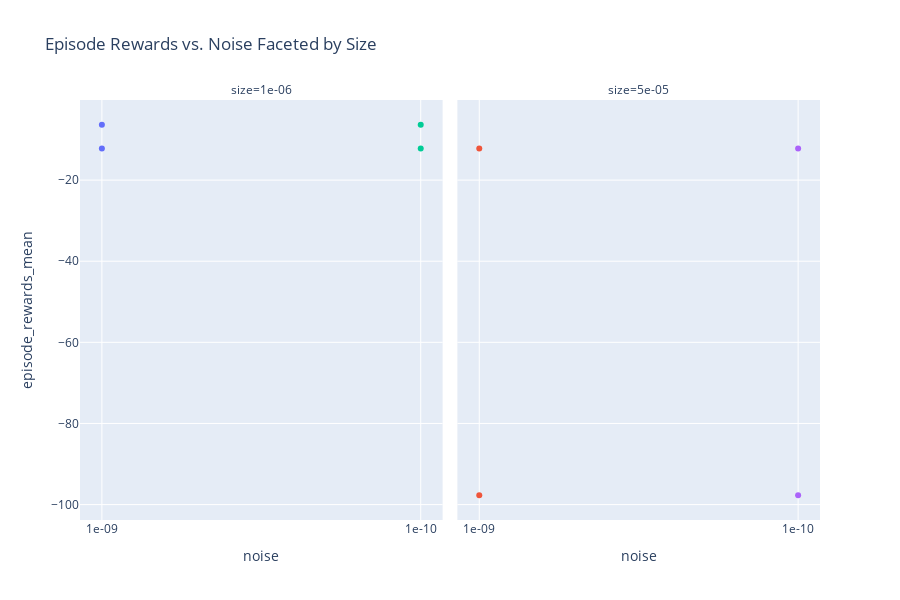

Notebook source saved alongside this figure:
### Code cell
import plotly.express as px

# Define readable names for selected hyperparams
readable_names = {
    hyperparam_columns[0]: "noise",
    hyperparam_columns[1]: "size"
}

# Rename columns in a copy of the dataframe
plot_df = sub_df.rename(columns=readable_names)

# Assign new column names
x_col = "noise"
y_col = "episode_rewards_mean"
facet_col = "size"

# Plot
fig = px.scatter(
    plot_df,
    x=x_col,
    y=y_col,
    color="experiment_name",  # Optional: color by experiment
    facet_col=facet_col,
    title="Episode Rewards vs. Noise Faceted by Size",
    height=600
)

fig.update_layout(showlegend=False)
fig.show()

### Figure 1 — Plotly figure (JSON) as saved in the notebook; plotly's stock layout.template omitted (floating-point values rounded to 4 significant figures)
{"data": [{"hovertemplate": "experiment_name=0000_optim.args_.eps_1e-09__optim.args_.lr_1e-06__agent_params.args_.betas__0__1__2___agent_params.model_OpinionNetFixedW<br>size=1e-06<br>noise=%{x}<br>episode_rewards_mean=%{y}<extra></extra>", "legendgroup": "0000_optim.args_.eps_1e-09__optim.args_.lr_1e-06__agent_params.args_.betas__0__1__2___agent_params.model_OpinionNetFixedW", "marker": {"color": "#636efa", "symbol": "circle"}, "mode": "markers", "name": "0000_optim.args_.eps_1e-09__optim.args_.lr_1e-06__agent_params.args_.betas__0__1__2___agent_params.model_OpinionNetFixedW", "orientation": "v", "showlegend": true, "type": "scatter", "x": ["1e-09", "1e-09"], "xaxis": "x", "y": [-12.19, -6.352], "yaxis": "y"}, {"hovertemplate": "experiment_name=0001_optim.args_.eps_1e-09__optim.args_.lr_5e-05__agent_params.args_.betas__0__1__2___agent_params.model_OpinionNetFixedW<br>size=5e-05<br>noise=%{x}<br>episode_rewards_mean=%{y}<extra></extra>", "legendgroup": "0001_optim.args_.eps_1e-09__optim.args_.lr_5e-05__agent_params.args_.betas__0__1__2___agent_params.model_OpinionNetFixedW", "marker": {"color": "#EF553B", "symbol": "circle"}, "mode": "markers", "name": "0001_optim.args_.eps_1e-09__optim.args_.lr_5e-05__agent_params.args_.betas__0__1__2___agent_params.model_OpinionNetFixedW", "orientation": "v", "showlegend": true, "type": "scatter", "x": ["1e-09", "1e-09"], "xaxis": "x2", "y": [-12.19, -97.7], "yaxis": "y2"}, {"hovertemplate": "experiment_name=0002_optim.args_.eps_1e-10__optim.args_.lr_1e-06__agent_params.args_.betas__0__1__2___agent_params.model_OpinionNetFixedW<br>size=1e-06<br>noise=%{x}<br>episode_rewards_mean=%{y}<extra></extra>", "legendgroup": "0002_optim.args_.eps_1e-10__optim.args_.lr_1e-06__agent_params.args_.betas__0__1__2___agent_params.model_OpinionNetFixedW", "marker": {"color": "#00cc96", "symbol": "circle"}, "mode": "markers", "name": "0002_optim.args_.eps_1e-10__optim.args_.lr_1e-06__agent_params.args_.betas__0__1__2___agent_params.model_OpinionNetFixedW", "orientation": "v", "showlegend": true, "type": "scatter", "x": ["1e-10", "1e-10"], "xaxis": "x", "y": [-12.19, -6.352], "yaxis": "y"}, {"hovertemplate": "experiment_name=0003_optim.args_.eps_1e-10__optim.args_.lr_5e-05__agent_params.args_.betas__0__1__2___agent_params.model_OpinionNetFixedW<br>size=5e-05<br>noise=%{x}<br>episode_rewards_mean=%{y}<extra></extra>", "legendgroup": "0003_optim.args_.eps_1e-10__optim.args_.lr_5e-05__agent_params.args_.betas__0__1__2___agent_params.model_OpinionNetFixedW", "marker": {"color": "#ab63fa", "symbol": "circle"}, "mode": "markers", "name": "0003_optim.args_.eps_1e-10__optim.args_.lr_5e-05__agent_params.args_.betas__0__1__2___agent_params.model_OpinionNetFixedW", "orientation": "v", "showlegend": true, "type": "scatter", "x": ["1e-10", "1e-10"], "xaxis": "x2", "y": [-12.19, -97.7], "yaxis": "y2"}], "layout": {"annotations": [{"font": {}, "showarrow": false, "text": "size=1e-06", "x": 0.245, "xanchor": "center", "xref": "paper", "y": 1, "yanchor": "bottom", "yref": "paper"}, {"font": {}, "showarrow": false, "text": "size=5e-05", "x": 0.755, "xanchor": "center", "xref": "paper", "y": 1, "yanchor": "bottom", "yref": "paper"}], "height": 600, "legend": {"title": {"text": "experiment_name"}, "tracegroupgap": 0}, "showlegend": false, "title": {"text": "Episode Rewards vs. Noise Faceted by Size"}, "xaxis": {"anchor": "y", "domain": [0, 0.49], "title": {"text": "noise"}}, "xaxis2": {"anchor": "y2", "domain": [0.51, 1], "matches": "x", "title": {"text": "noise"}}, "yaxis": {"anchor": "x", "domain": [0, 1], "title": {"text": "episode_rewards_mean"}}, "yaxis2": {"anchor": "x2", "domain": [0, 1], "matches": "y", "showticklabels": false}}}
